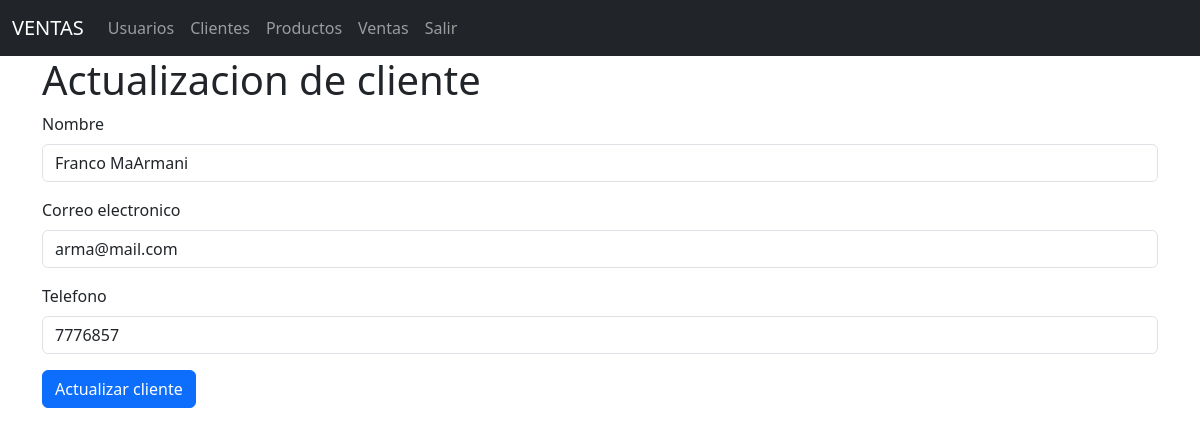
/clientes/edit/1, run on the app's committed database.
### models/cliente_model.py (models this page shows, shortened)
class Cliente(db.Model):
    __tablename__ = "clientes"
    id = db.Column(db.Integer,primary_key=True)
    nombre = db.Column(db.String(80),nullable=False)
    email = db.Column(db.String(100),nullable=False)
    telefono = db.Column(db.String(20),nullable=False)
    ventas = db.relationship('Venta',back_populates='cliente')
    @staticmethod
    def get_by_id(id):
        return Cliente.query.get(id)

### controllers/cliente_controller.py (the view)
@cliente_bp.route("/edit/<int:id>", methods=['GET', 'POST'])
def edit(id):
    cliente = Cliente.get_by_id(id)
    if request.method == 'POST':
        nombre = request.form['nombre']
        email = request.form['email']
        telefono = request.form['telefono']
        cliente.update(nombre=nombre, email=email, telefono=telefono)
        return redirect(url_for('cliente.index'))
    return cliente_view.edit(cliente)

### run.py (called while the page is built)
@app.context_processor
def inject_active_path():
    def is_active(path):
        return 'active' if request.path == path else ''
    return(dict(is_active = is_active))

### views/cliente_view.py (called while the page is built)
def edit(cliente):
    return render_template('clientes/edit.html',cliente=cliente)

### templates/clientes/edit.html (shortened to what this page needs)
{% extends 'base.html' %}
{% block content %}
<h1>Actualizacion de cliente</h1>
<form action="{{ url_for('cliente.edit',id=cliente.id) }}" method="POST">
    <div class="mb-3">
        <label for="" class="form-label">Nombre</label>
        <input type="text" class="form-control" name="nombre" value="{{ cliente.
        nombre }}" required>
    </div>
    <div class="mb-3">
        <label for="" class="form-label">Correo electronico</label>
        <input type="email" class="form-control" name="email" value="{{ cliente.
        email }}" required>
    </div>
    <div class="mb-3">
        <label for="" class="form-label">Telefono</label>
        <input type="number" class="form-control" name="telefono" value ="{{ cliente.
        telefono}}" required>
    </div>
    <button type="submit" class="btn btn-primary">Actualizar cliente</button>
</form>
{% endblock %}

### data on the page
Cliente: nombre "Franco MaArmani", email "arma@mail.com", telefono "7776857"
